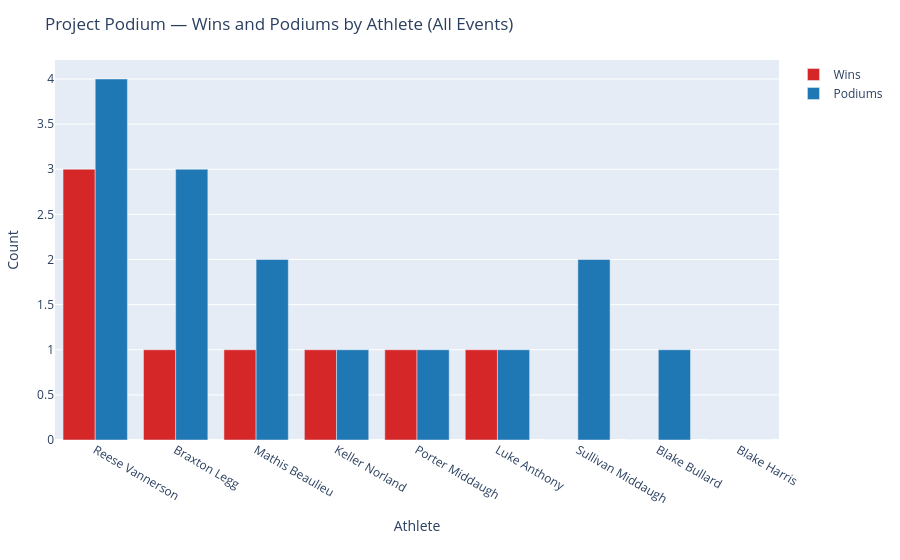

The code cell stored with this chart in its notebook:
### Code cell
# Section 11a: Visualize wins and podiums per athlete
import plotly.graph_objects as go

wins_podiums_html = pp_dir / 'pp_wins_podiums.html'
wins_podiums_png = pp_dir / 'pp_wins_podiums.png'

if (pp_totals_csv.exists()):
    totals = pd.read_csv(pp_totals_csv)
    if not totals.empty:
        athletes = totals['athlete_name'].tolist()
        wins = totals['wins'].tolist()
        podiums = totals['podiums'].tolist()

        fig_totals = go.Figure()
        fig_totals.add_bar(x=athletes, y=wins, name='Wins', marker_color='#d62728')
        fig_totals.add_bar(x=athletes, y=podiums, name='Podiums', marker_color='#1f77b4')
        fig_totals.update_layout(
            barmode='group',
            title='Project Podium — Wins and Podiums by Athlete (All Events)',
            xaxis_title='Athlete',
            yaxis_title='Count',
            xaxis_tickangle=30,
            margin=dict(l=40, r=40, t=60, b=120)
        )
        fig_totals.show()
        fig_totals.write_html(str(wins_podiums_html), include_plotlyjs='cdn')
        try:
            import plotly.io as pio
            pio.write_image(fig_totals, str(wins_podiums_png), scale=2, width=1000, height=500)
        except Exception:
            pass
        print(f'Saved totals chart -> {wins_podiums_html}')
    else:
        print('Totals CSV is empty; nothing to visualize.')
else:
    print('Totals CSV not found; run previous cell first.')

### Figure 1 — Plotly figure (JSON) as saved in the notebook; plotly's stock layout.template omitted (floating-point values rounded to 4 significant figures)
{"data": [{"marker": {"color": "#d62728"}, "name": "Wins", "type": "bar", "x": ["Reese Vannerson", "Braxton Legg", "Mathis Beaulieu", "Keller Norland", "Porter Middaugh", "Luke Anthony", "Sullivan Middaugh", "Blake Bullard", "Blake Harris"], "y": [3, 1, 1, 1, 1, 1, 0, 0, 0]}, {"marker": {"color": "#1f77b4"}, "name": "Podiums", "type": "bar", "x": ["Reese Vannerson", "Braxton Legg", "Mathis Beaulieu", "Keller Norland", "Porter Middaugh", "Luke Anthony", "Sullivan Middaugh", "Blake Bullard", "Blake Harris"], "y": [4, 3, 2, 1, 1, 1, 2, 1, 0]}], "layout": {"barmode": "group", "margin": {"b": 120, "l": 40, "r": 40, "t": 60}, "title": {"text": "Project Podium — Wins and Podiums by Athlete (All Events)"}, "xaxis": {"tickangle": 30, "title": {"text": "Athlete"}}, "yaxis": {"title": {"text": "Count"}}}}
